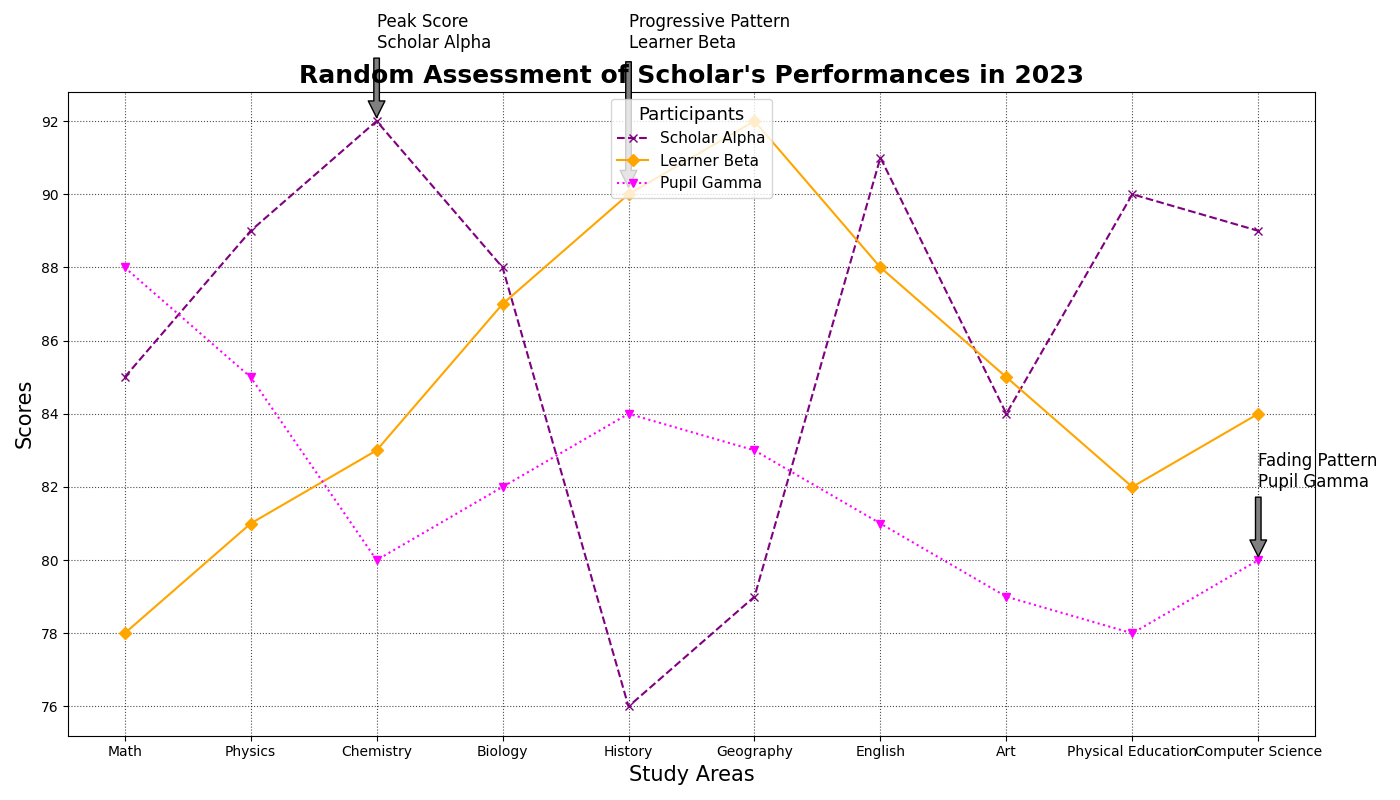

Here is the Python script that generated this plot:
import matplotlib.pyplot as plt
import numpy as np

subjects = ['Math', 'Physics', 'Chemistry', 'Biology', 'History', 'Geography', 'English', 'Art', 'Physical Education', 'Computer Science']
student_A_grades = [85, 89, 92, 88, 76, 79, 91, 84, 90, 89]
student_B_grades = [78, 81, 83, 87, 90, 92, 88, 85, 82, 84]
student_C_grades = [88, 85, 80, 82, 84, 83, 81, 79, 78, 80]

fig, ax = plt.subplots(figsize=(14, 8))

# Randomly altered stylistic elements
ax.plot(subjects, student_A_grades, marker='x', linestyle='--', color='purple', label='Scholar Alpha')
ax.plot(subjects, student_B_grades, marker='D', linestyle='-', color='orange', label='Learner Beta')
ax.plot(subjects, student_C_grades, marker='v', linestyle=':', color='magenta', label='Pupil Gamma')

ax.set_title('Random Assessment of Scholar\'s Performances in 2023', fontsize=18, fontweight='bold')
ax.set_xlabel('Study Areas', fontsize=15)
ax.set_ylabel('Scores', fontsize=15)

# Altered legend position and style
ax.legend(title='Participants', fontsize=11, title_fontsize=13, loc='upper center')

# Dotted black grid
ax.grid(True, linestyle=':', color='black', alpha=0.7)

# Annotations slightly moved or altered
ax.annotate('Peak Score\nScholar Alpha', xy=('Chemistry', 92), xytext=('Chemistry', 94), arrowprops=dict(facecolor='grey', shrink=0.05), fontsize=12)
ax.annotate('Progressive Pattern\nLearner Beta', xy=('History', 90), xytext=('History', 94), arrowprops=dict(facecolor='grey', shrink=0.05), fontsize=12)
ax.annotate('Fading Pattern\nPupil Gamma', xy=('Computer Science', 80), xytext=('Computer Science', 82), arrowprops=dict(facecolor='grey', shrink=0.05), fontsize=12)

plt.tight_layout()

plt.show()
